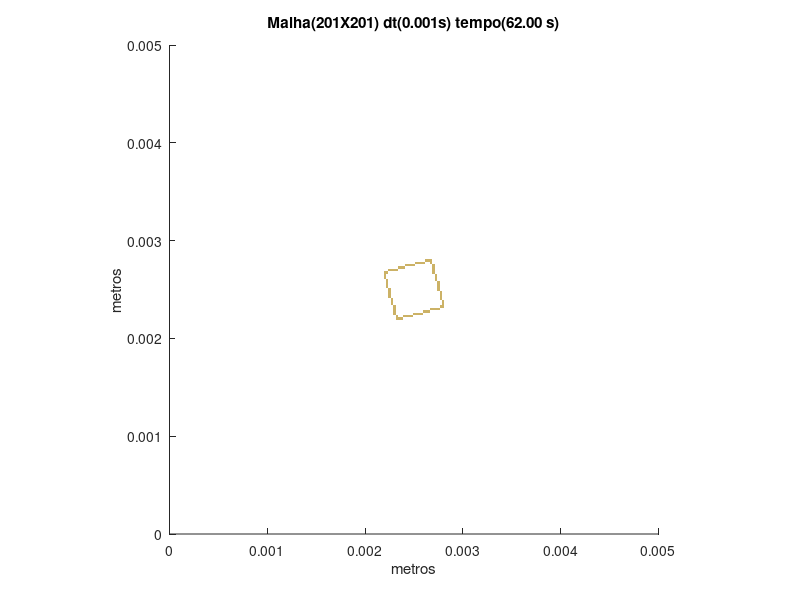

MATLAB code for this plot:
set (gca,'PlotBoxAspectRatio',[1 1 1],'Xlim',[0,0.005],'Ylim',[0,0.005])
hold on
title('Malha(201X201) dt(0.001s) tempo(62.00 s)')
hold on
ylabel('metros')
hold on
xlabel('metros')
hold on

fill([0.0023134328358209 0.0023134328358209 0.00233830845771144 0.00233830845771144],[0.00218905472636816 0.00221393034825871 0.00221393034825871 0.00218905472636816],[0.8,0.7,0.4],'LineStyle','none')

fill([0.00233830845771144 0.00233830845771144 0.00236318407960199 0.00236318407960199],[0.00218905472636816 0.00221393034825871 0.00221393034825871 0.00218905472636816],[0.8,0.7,0.4],'LineStyle','none')

fill([0.00236318407960199 0.00236318407960199 0.00238805970149254 0.00238805970149254],[0.00218905472636816 0.00221393034825871 0.00221393034825871 0.00218905472636816],[0.8,0.7,0.4],'LineStyle','none')

fill([0.0023134328358209 0.0023134328358209 0.00233830845771144 0.00233830845771144],[0.00221393034825871 0.00223880597014925 0.00223880597014925 0.00221393034825871],[0.8,0.7,0.4],'LineStyle','none')

fill([0.00238805970149254 0.00238805970149254 0.00241293532338308 0.00241293532338308],[0.00221393034825871 0.00223880597014925 0.00223880597014925 0.00221393034825871],[0.8,0.7,0.4],'LineStyle','none')

fill([0.00241293532338308 0.00241293532338308 0.00243781094527363 0.00243781094527363],[0.00221393034825871 0.00223880597014925 0.00223880597014925 0.00221393034825871],[0.8,0.7,0.4],'LineStyle','none')

fill([0.00243781094527363 0.00243781094527363 0.00246268656716418 0.00246268656716418],[0.00221393034825871 0.00223880597014925 0.00223880597014925 0.00221393034825871],[0.8,0.7,0.4],'LineStyle','none')

fill([0.00246268656716418 0.00246268656716418 0.00248756218905473 0.00248756218905473],[0.00221393034825871 0.00223880597014925 0.00223880597014925 0.00221393034825871],[0.8,0.7,0.4],'LineStyle','none')

fill([0.00228855721393035 0.00228855721393035 0.0023134328358209 0.0023134328358209],[0.00223880597014925 0.0022636815920398 0.0022636815920398 0.00223880597014925],[0.8,0.7,0.4],'LineStyle','none')

fill([0.00248756218905473 0.00248756218905473 0.00251243781094527 0.00251243781094527],[0.00223880597014925 0.0022636815920398 0.0022636815920398 0.00223880597014925],[0.8,0.7,0.4],'LineStyle','none')

fill([0.00251243781094527 0.00251243781094527 0.00253731343283582 0.00253731343283582],[0.00223880597014925 0.0022636815920398 0.0022636815920398 0.00223880597014925],[0.8,0.7,0.4],'LineStyle','none')

fill([0.00253731343283582 0.00253731343283582 0.00256218905472637 0.00256218905472637],[0.00223880597014925 0.0022636815920398 0.0022636815920398 0.00223880597014925],[0.8,0.7,0.4],'LineStyle','none')

fill([0.00256218905472637 0.00256218905472637 0.00258706467661692 0.00258706467661692],[0.00223880597014925 0.0022636815920398 0.0022636815920398 0.00223880597014925],[0.8,0.7,0.4],'LineStyle','none')

fill([0.00228855721393035 0.00228855721393035 0.0023134328358209 0.0023134328358209],[0.0022636815920398 0.00228855721393035 0.00228855721393035 0.0022636815920398],[0.8,0.7,0.4],'LineStyle','none')

fill([0.00258706467661692 0.00258706467661692 0.00261194029850746 0.00261194029850746],[0.0022636815920398 0.00228855721393035 0.00228855721393035 0.0022636815920398],[0.8,0.7,0.4],'LineStyle','none')

fill([0.00261194029850746 0.00261194029850746 0.00263681592039801 0.00263681592039801],[0.0022636815920398 0.00228855721393035 0.00228855721393035 0.0022636815920398],[0.8,0.7,0.4],'LineStyle','none')

fill([0.00263681592039801 0.00263681592039801 0.00266169154228856 0.00266169154228856],[0.0022636815920398 0.00228855721393035 0.00228855721393035 0.0022636815920398],[0.8,0.7,0.4],'LineStyle','none')

fill([0.00228855721393035 0.00228855721393035 0.0023134328358209 0.0023134328358209],[0.00228855721393035 0.0023134328358209 0.0023134328358209 0.00228855721393035],[0.8,0.7,0.4],'LineStyle','none')

fill([0.00266169154228856 0.00266169154228856 0.0026865671641791 0.0026865671641791],[0.00228855721393035 0.0023134328358209 0.0023134328358209 0.00228855721393035],[0.8,0.7,0.4],'LineStyle','none')

fill([0.0026865671641791 0.0026865671641791 0.00271144278606965 0.00271144278606965],[0.00228855721393035 0.0023134328358209 0.0023134328358209 0.00228855721393035],[0.8,0.7,0.4],'LineStyle','none')

fill([0.00271144278606965 0.00271144278606965 0.0027363184079602 0.0027363184079602],[0.00228855721393035 0.0023134328358209 0.0023134328358209 0.00228855721393035],[0.8,0.7,0.4],'LineStyle','none')

fill([0.0027363184079602 0.0027363184079602 0.00276119402985075 0.00276119402985075],[0.00228855721393035 0.0023134328358209 0.0023134328358209 0.00228855721393035],[0.8,0.7,0.4],'LineStyle','none')

fill([0.00228855721393035 0.00228855721393035 0.0023134328358209 0.0023134328358209],[0.0023134328358209 0.00233830845771144 0.00233830845771144 0.0023134328358209],[0.8,0.7,0.4],'LineStyle','none')

fill([0.00276119402985075 0.00276119402985075 0.00278606965174129 0.00278606965174129],[0.0023134328358209 0.00233830845771144 0.00233830845771144 0.0023134328358209],[0.8,0.7,0.4],'LineStyle','none')

fill([0.00278606965174129 0.00278606965174129 0.00281094527363184 0.00281094527363184],[0.0023134328358209 0.00233830845771144 0.00233830845771144 0.0023134328358209],[0.8,0.7,0.4],'LineStyle','none')

fill([0.0022636815920398 0.0022636815920398 0.00228855721393035 0.00228855721393035],[0.00233830845771144 0.00236318407960199 0.00236318407960199 0.00233830845771144],[0.8,0.7,0.4],'LineStyle','none')

fill([0.00278606965174129 0.00278606965174129 0.00281094527363184 0.00281094527363184],[0.00233830845771144 0.00236318407960199 0.00236318407960199 0.00233830845771144],[0.8,0.7,0.4],'LineStyle','none')

fill([0.0022636815920398 0.0022636815920398 0.00228855721393035 0.00228855721393035],[0.00236318407960199 0.00238805970149254 0.00238805970149254 0.00236318407960199],[0.8,0.7,0.4],'LineStyle','none')

fill([0.00278606965174129 0.00278606965174129 0.00281094527363184 0.00281094527363184],[0.00236318407960199 0.00238805970149254 0.00238805970149254 0.00236318407960199],[0.8,0.7,0.4],'LineStyle','none')

fill([0.0022636815920398 0.0022636815920398 0.00228855721393035 0.00228855721393035],[0.00238805970149254 0.00241293532338308 0.00241293532338308 0.00238805970149254],[0.8,0.7,0.4],'LineStyle','none')

fill([0.00276119402985075 0.00276119402985075 0.00278606965174129 0.00278606965174129],[0.00238805970149254 0.00241293532338308 0.00241293532338308 0.00238805970149254],[0.8,0.7,0.4],'LineStyle','none')

fill([0.00223880597014925 0.00223880597014925 0.0022636815920398 0.0022636815920398],[0.00241293532338308 0.00243781094527363 0.00243781094527363 0.00241293532338308],[0.8,0.7,0.4],'LineStyle','none')

fill([0.00276119402985075 0.00276119402985075 0.00278606965174129 0.00278606965174129],[0.00241293532338308 0.00243781094527363 0.00243781094527363 0.00241293532338308],[0.8,0.7,0.4],'LineStyle','none')

fill([0.00223880597014925 0.00223880597014925 0.0022636815920398 0.0022636815920398],[0.00243781094527363 0.00246268656716418 0.00246268656716418 0.00243781094527363],[0.8,0.7,0.4],'LineStyle','none')

fill([0.00276119402985075 0.00276119402985075 0.00278606965174129 0.00278606965174129],[0.00243781094527363 0.00246268656716418 0.00246268656716418 0.00243781094527363],[0.8,0.7,0.4],'LineStyle','none')

fill([0.00223880597014925 0.00223880597014925 0.0022636815920398 0.0022636815920398],[0.00246268656716418 0.00248756218905473 0.00248756218905473 0.00246268656716418],[0.8,0.7,0.4],'LineStyle','none')

fill([0.00276119402985075 0.00276119402985075 0.00278606965174129 0.00278606965174129],[0.00246268656716418 0.00248756218905473 0.00248756218905473 0.00246268656716418],[0.8,0.7,0.4],'LineStyle','none')

fill([0.00223880597014925 0.00223880597014925 0.0022636815920398 0.0022636815920398],[0.00248756218905473 0.00251243781094527 0.00251243781094527 0.00248756218905473],[0.8,0.7,0.4],'LineStyle','none')

fill([0.0027363184079602 0.0027363184079602 0.00276119402985075 0.00276119402985075],[0.00248756218905473 0.00251243781094527 0.00251243781094527 0.00248756218905473],[0.8,0.7,0.4],'LineStyle','none')

fill([0.00221393034825871 0.00221393034825871 0.00223880597014925 0.00223880597014925],[0.00251243781094527 0.00253731343283582 0.00253731343283582 0.00251243781094527],[0.8,0.7,0.4],'LineStyle','none')

fill([0.0027363184079602 0.0027363184079602 0.00276119402985075 0.00276119402985075],[0.00251243781094527 0.00253731343283582 0.00253731343283582 0.00251243781094527],[0.8,0.7,0.4],'LineStyle','none')

fill([0.00221393034825871 0.00221393034825871 0.00223880597014925 0.00223880597014925],[0.00253731343283582 0.00256218905472637 0.00256218905472637 0.00253731343283582],[0.8,0.7,0.4],'LineStyle','none')

fill([0.0027363184079602 0.0027363184079602 0.00276119402985075 0.00276119402985075],[0.00253731343283582 0.00256218905472637 0.00256218905472637 0.00253731343283582],[0.8,0.7,0.4],'LineStyle','none')

fill([0.00221393034825871 0.00221393034825871 0.00223880597014925 0.00223880597014925],[0.00256218905472637 0.00258706467661692 0.00258706467661692 0.00256218905472637],[0.8,0.7,0.4],'LineStyle','none')

fill([0.0027363184079602 0.0027363184079602 0.00276119402985075 0.00276119402985075],[0.00256218905472637 0.00258706467661692 0.00258706467661692 0.00256218905472637],[0.8,0.7,0.4],'LineStyle','none')

fill([0.00221393034825871 0.00221393034825871 0.00223880597014925 0.00223880597014925],[0.00258706467661692 0.00261194029850746 0.00261194029850746 0.00258706467661692],[0.8,0.7,0.4],'LineStyle','none')

fill([0.00271144278606965 0.00271144278606965 0.0027363184079602 0.0027363184079602],[0.00258706467661692 0.00261194029850746 0.00261194029850746 0.00258706467661692],[0.8,0.7,0.4],'LineStyle','none')

fill([0.00218905472636816 0.00218905472636816 0.00221393034825871 0.00221393034825871],[0.00261194029850746 0.00263681592039801 0.00263681592039801 0.00261194029850746],[0.8,0.7,0.4],'LineStyle','none')

fill([0.00271144278606965 0.00271144278606965 0.0027363184079602 0.0027363184079602],[0.00261194029850746 0.00263681592039801 0.00263681592039801 0.00261194029850746],[0.8,0.7,0.4],'LineStyle','none')

fill([0.00218905472636816 0.00218905472636816 0.00221393034825871 0.00221393034825871],[0.00263681592039801 0.00266169154228856 0.00266169154228856 0.00263681592039801],[0.8,0.7,0.4],'LineStyle','none')

fill([0.00271144278606965 0.00271144278606965 0.0027363184079602 0.0027363184079602],[0.00263681592039801 0.00266169154228856 0.00266169154228856 0.00263681592039801],[0.8,0.7,0.4],'LineStyle','none')

fill([0.00218905472636816 0.00218905472636816 0.00221393034825871 0.00221393034825871],[0.00266169154228856 0.0026865671641791 0.0026865671641791 0.00266169154228856],[0.8,0.7,0.4],'LineStyle','none')

fill([0.00221393034825871 0.00221393034825871 0.00223880597014925 0.00223880597014925],[0.00266169154228856 0.0026865671641791 0.0026865671641791 0.00266169154228856],[0.8,0.7,0.4],'LineStyle','none')

fill([0.0026865671641791 0.0026865671641791 0.00271144278606965 0.00271144278606965],[0.00266169154228856 0.0026865671641791 0.0026865671641791 0.00266169154228856],[0.8,0.7,0.4],'LineStyle','none')

fill([0.00223880597014925 0.00223880597014925 0.0022636815920398 0.0022636815920398],[0.0026865671641791 0.00271144278606965 0.00271144278606965 0.0026865671641791],[0.8,0.7,0.4],'LineStyle','none')

fill([0.0022636815920398 0.0022636815920398 0.00228855721393035 0.00228855721393035],[0.0026865671641791 0.00271144278606965 0.00271144278606965 0.0026865671641791],[0.8,0.7,0.4],'LineStyle','none')

fill([0.00228855721393035 0.00228855721393035 0.0023134328358209 0.0023134328358209],[0.0026865671641791 0.00271144278606965 0.00271144278606965 0.0026865671641791],[0.8,0.7,0.4],'LineStyle','none')

fill([0.0023134328358209 0.0023134328358209 0.00233830845771144 0.00233830845771144],[0.0026865671641791 0.00271144278606965 0.00271144278606965 0.0026865671641791],[0.8,0.7,0.4],'LineStyle','none')

fill([0.0026865671641791 0.0026865671641791 0.00271144278606965 0.00271144278606965],[0.0026865671641791 0.00271144278606965 0.00271144278606965 0.0026865671641791],[0.8,0.7,0.4],'LineStyle','none')

fill([0.00233830845771144 0.00233830845771144 0.00236318407960199 0.00236318407960199],[0.00271144278606965 0.0027363184079602 0.0027363184079602 0.00271144278606965],[0.8,0.7,0.4],'LineStyle','none')

fill([0.00236318407960199 0.00236318407960199 0.00238805970149254 0.00238805970149254],[0.00271144278606965 0.0027363184079602 0.0027363184079602 0.00271144278606965],[0.8,0.7,0.4],'LineStyle','none')

fill([0.00238805970149254 0.00238805970149254 0.00241293532338308 0.00241293532338308],[0.00271144278606965 0.0027363184079602 0.0027363184079602 0.00271144278606965],[0.8,0.7,0.4],'LineStyle','none')

fill([0.0026865671641791 0.0026865671641791 0.00271144278606965 0.00271144278606965],[0.00271144278606965 0.0027363184079602 0.0027363184079602 0.00271144278606965],[0.8,0.7,0.4],'LineStyle','none')

fill([0.00241293532338308 0.00241293532338308 0.00243781094527363 0.00243781094527363],[0.0027363184079602 0.00276119402985075 0.00276119402985075 0.0027363184079602],[0.8,0.7,0.4],'LineStyle','none')

fill([0.00243781094527363 0.00243781094527363 0.00246268656716418 0.00246268656716418],[0.0027363184079602 0.00276119402985075 0.00276119402985075 0.0027363184079602],[0.8,0.7,0.4],'LineStyle','none')

fill([0.00246268656716418 0.00246268656716418 0.00248756218905473 0.00248756218905473],[0.0027363184079602 0.00276119402985075 0.00276119402985075 0.0027363184079602],[0.8,0.7,0.4],'LineStyle','none')

fill([0.00248756218905473 0.00248756218905473 0.00251243781094527 0.00251243781094527],[0.0027363184079602 0.00276119402985075 0.00276119402985075 0.0027363184079602],[0.8,0.7,0.4],'LineStyle','none')

fill([0.0026865671641791 0.0026865671641791 0.00271144278606965 0.00271144278606965],[0.0027363184079602 0.00276119402985075 0.00276119402985075 0.0027363184079602],[0.8,0.7,0.4],'LineStyle','none')

fill([0.00251243781094527 0.00251243781094527 0.00253731343283582 0.00253731343283582],[0.00276119402985075 0.00278606965174129 0.00278606965174129 0.00276119402985075],[0.8,0.7,0.4],'LineStyle','none')

fill([0.00253731343283582 0.00253731343283582 0.00256218905472637 0.00256218905472637],[0.00276119402985075 0.00278606965174129 0.00278606965174129 0.00276119402985075],[0.8,0.7,0.4],'LineStyle','none')

fill([0.00256218905472637 0.00256218905472637 0.00258706467661692 0.00258706467661692],[0.00276119402985075 0.00278606965174129 0.00278606965174129 0.00276119402985075],[0.8,0.7,0.4],'LineStyle','none')

fill([0.00258706467661692 0.00258706467661692 0.00261194029850746 0.00261194029850746],[0.00276119402985075 0.00278606965174129 0.00278606965174129 0.00276119402985075],[0.8,0.7,0.4],'LineStyle','none')

fill([0.00266169154228856 0.00266169154228856 0.0026865671641791 0.0026865671641791],[0.00276119402985075 0.00278606965174129 0.00278606965174129 0.00276119402985075],[0.8,0.7,0.4],'LineStyle','none')

fill([0.00261194029850746 0.00261194029850746 0.00263681592039801 0.00263681592039801],[0.00278606965174129 0.00281094527363184 0.00281094527363184 0.00278606965174129],[0.8,0.7,0.4],'LineStyle','none')

fill([0.00263681592039801 0.00263681592039801 0.00266169154228856 0.00266169154228856],[0.00278606965174129 0.00281094527363184 0.00281094527363184 0.00278606965174129],[0.8,0.7,0.4],'LineStyle','none')

fill([0.00266169154228856 0.00266169154228856 0.0026865671641791 0.0026865671641791],[0.00278606965174129 0.00281094527363184 0.00281094527363184 0.00278606965174129],[0.8,0.7,0.4],'LineStyle','none')
